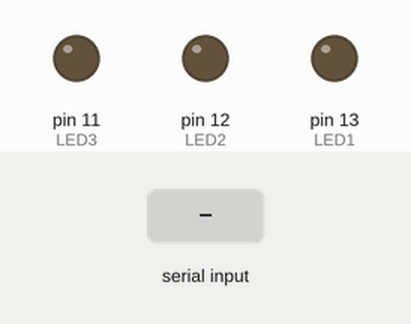
This sketch was run on a simulated Arduino Uno, built with avr-gcc and run on an emulated ATmega328P. On the bench: output pins drawn as LEDs (lit = HIGH). The test bench sets the inputs (shaded band). What the sketch prints to the serial monitor is not drawn.

Above: at 1.2 s.
1.3 s: "1\n" received over Serial
At 2.2 s:
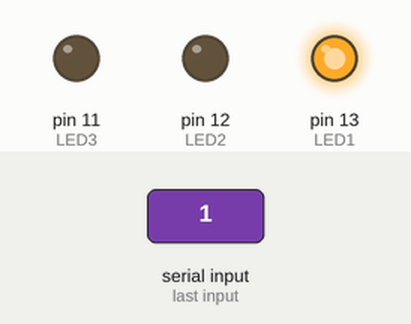
2.8 s: "2\n" received over Serial
At 3.3 s:
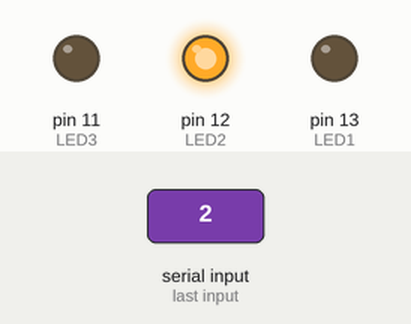
4.3 s: "3\n" received over Serial
At 5.5 s:
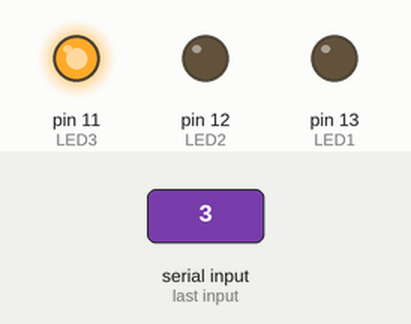
5.8 s: "90,45\n" received over Serial
At 6.9 s:
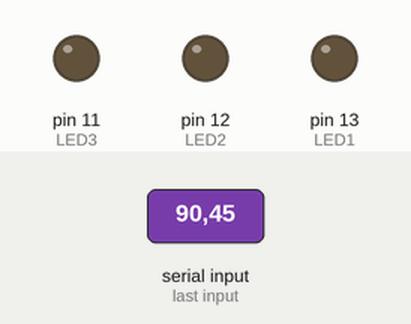
Timing chart, 0 to 8.3 s (numbered marks = the images above; inputs shaded):
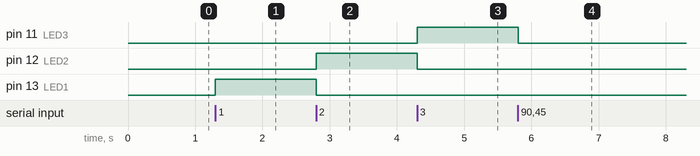

The sketch:

ledinput.ino
```cpp
/* A simple program to sequentially turn on and turn off 3 LEDs */

int LED1 = 13;
int LED2 = 12;
int LED3 = 11;

void setup() {
   pinMode(LED1, OUTPUT);
   pinMode(LED2, OUTPUT);
   pinMode(LED3, OUTPUT);

   Serial.begin(115200);
   Serial.setTimeout(1);
}


void loop() {
  while (!Serial.available());
  int x = Serial.readString().toInt();

  digitalWrite(LED1, LOW);
  digitalWrite(LED2, LOW);
  digitalWrite(LED3, LOW);

  if(x == 1){
    digitalWrite(LED1, HIGH);
  } else if(x == 2){
    digitalWrite(LED2, HIGH);
  } else if(x == 3){
    digitalWrite(LED3, HIGH);
  }

  Serial.print("THANKS");
}
```

Measured:
- after the input at 1.3 s, pin 13 (LED1): LOW → HIGH at once
- after the input at 2.8 s, pin 12 (LED2): LOW → HIGH at once; pin 13 (LED1): HIGH → LOW at once
- after the input at 4.3 s, pin 11 (LED3): LOW → HIGH at once; pin 12 (LED2): HIGH → LOW at once
- after the input at 5.8 s, pin 11 (LED3): HIGH → LOW at once
